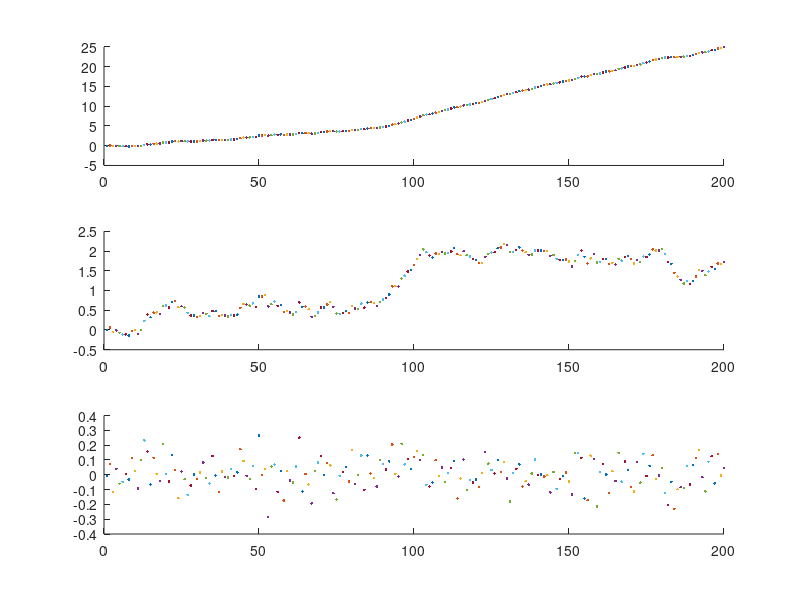

Source code (MATLAB): (Note: this script raises an error after producing the figure.)
% https://en.wikipedia.org/wiki/Kalman_filter#Derivations
% 
% 
delta_t=0.1;
length = 200;
matrix_F=[1, delta_t; ...
          0, 1];
matrix_G=[delta_t^2/2; ...
          delta_t];
sigma_a_sq = 0.1;      
sigma_z_sq = 0.12;      
matrix_Q=[delta_t^4/4, delta_t^3/2; ...
          delta_t^3/2, delta_t^2]*sigma_a_sq;
% w_k = normrnd(0,  matrix_Q);     
matrix_H=[1, 0];

hat_x_00=zeros(2,1);
matrix_P=zeros(2,2);

sigma_z = 0.01;
matrix_R = sigma_z^2;

n1 = normrnd(0,1);
hat_x_k1_k1 = hat_x_00;
% a_k = 0.1;

% noise_size=[length, 1];
noise_size=1;
% w_k = normrnd(0*noise_size,  matrix_Q*noise_size, [length, 1]);     
% w_k = normrnd(0*noise_size,  matrix_Q*noise_size, [length, 1]);     
% v_k = normrnd(0,  matrix_R, [length, 1]);
hat_P_k1_k1 = matrix_P;
figure(1);
x_k=[0; 0];
hold off;
for iterator=1:length
    w_k = normrnd(0,  sigma_a_sq);     
    v_k = normrnd(0,  sigma_z_sq);
    x_k = matrix_F * x_k + w_k;
    z_k = matrix_H * x_k + v_k;
    subplot(311);
    hold on;
    plot(iterator, x_k(1,1), '.');
    subplot(312);
    hold on;
    plot(iterator, x_k(2,1), '.');
    subplot(313);
    hold on;
    plot(iterator, w_k, '.');
end
hat_x_k_k1
